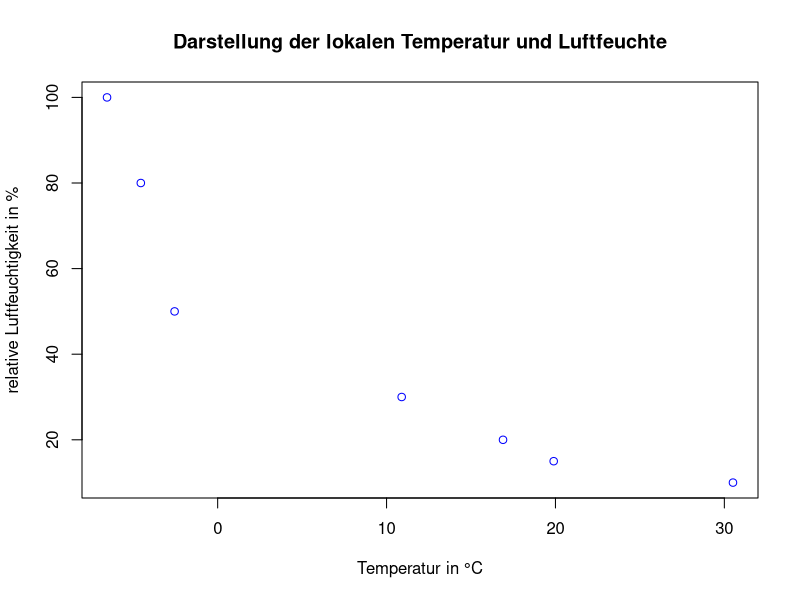

This chart was generated by the following R code:
library(readr)
mydata <- read_csv("local.csv")
names(mydata)
head(mydata)
svg(filename="localTempHum.svg", 
    width=10, 
    height=8, 
    pointsize=12)
plot(humidity ~ temperature ,type="p", main='Darstellung der lokalen Temperatur und Luftfeuchte',
     data = mydata, col= "blue", xlab="Temperatur in °C", ylab="relative Luftfeuchtigkeit in %")

dev.off()

